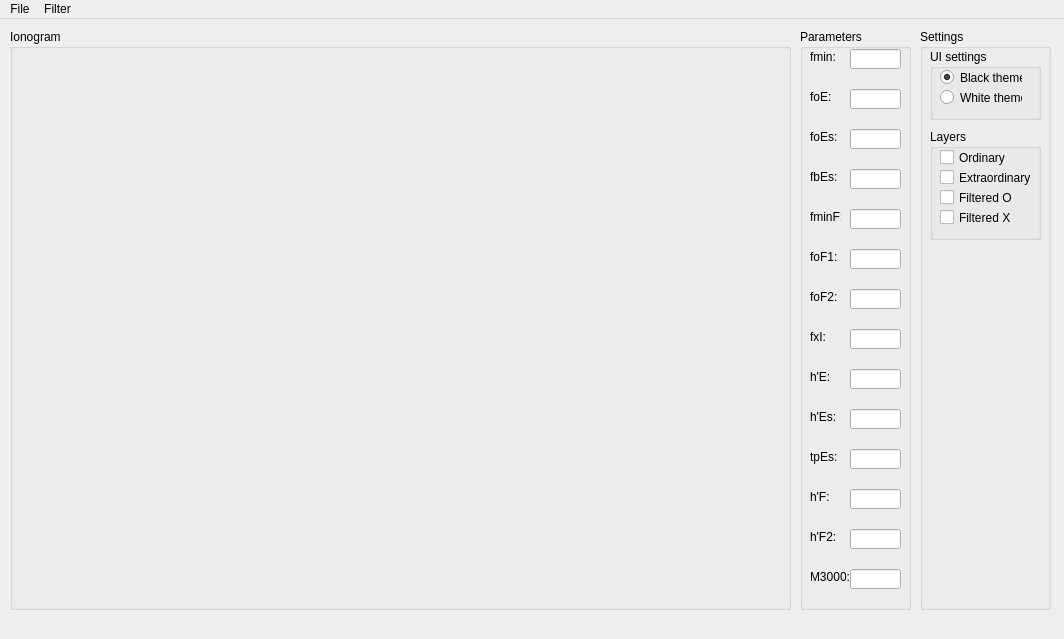
<?xml version="1.0" encoding="UTF-8"?>
<ui version="4.0">
 <class>MainWindow</class>
 <widget class="QMainWindow" name="MainWindow">
  <property name="geometry">
   <rect>
    <x>0</x>
    <y>0</y>
    <width>1064</width>
    <height>639</height>
   </rect>
  </property>
  <property name="windowTitle">
   <string>Ionogram Processing</string>
  </property>
  <widget class="QWidget" name="centralWidget">
   <widget class="QGroupBox" name="groupBox">
    <property name="geometry">
     <rect>
      <x>10</x>
      <y>10</y>
      <width>781</width>
      <height>581</height>
     </rect>
    </property>
    <property name="title">
     <string>Ionogram</string>
    </property>
    <widget class="QCustomPlot" name="widget" native="true">
     <property name="geometry">
      <rect>
       <x>10</x>
       <y>20</y>
       <width>751</width>
       <height>551</height>
      </rect>
     </property>
    </widget>
   </widget>
   <widget class="QGroupBox" name="groupBox_settings">
    <property name="enabled">
     <bool>true</bool>
    </property>
    <property name="geometry">
     <rect>
      <x>920</x>
      <y>10</y>
      <width>131</width>
      <height>581</height>
     </rect>
    </property>
    <property name="title">
     <string>Settings</string>
    </property>
    <widget class="QGroupBox" name="groupBox_layers">
     <property name="enabled">
      <bool>true</bool>
     </property>
     <property name="geometry">
      <rect>
       <x>10</x>
       <y>100</y>
       <width>111</width>
       <height>111</height>
      </rect>
     </property>
     <property name="title">
      <string>Layers</string>
     </property>
     <widget class="QCheckBox" name="checkBox_ordinary">
      <property name="geometry">
       <rect>
        <x>10</x>
        <y>20</y>
        <width>81</width>
        <height>17</height>
       </rect>
      </property>
      <property name="text">
       <string>Ordinary</string>
      </property>
     </widget>
     <widget class="QCheckBox" name="checkBox_extraordinary">
      <property name="geometry">
       <rect>
        <x>10</x>
        <y>40</y>
        <width>91</width>
        <height>17</height>
       </rect>
      </property>
      <property name="text">
       <string>Extraordinary</string>
      </property>
     </widget>
     <widget class="QCheckBox" name="checkBox_labeledOrdinary">
      <property name="geometry">
       <rect>
        <x>10</x>
        <y>60</y>
        <width>81</width>
        <height>17</height>
       </rect>
      </property>
      <property name="text">
       <string>Filtered O</string>
      </property>
     </widget>
     <widget class="QCheckBox" name="checkBox_labeledExtraordinary">
      <property name="geometry">
       <rect>
        <x>10</x>
        <y>80</y>
        <width>81</width>
        <height>17</height>
       </rect>
      </property>
      <property name="text">
       <string>Filtered X</string>
      </property>
     </widget>
    </widget>
    <widget class="QGroupBox" name="groupBox_UIsettings">
     <property name="geometry">
      <rect>
       <x>10</x>
       <y>20</y>
       <width>111</width>
       <height>71</height>
      </rect>
     </property>
     <property name="title">
      <string>UI settings</string>
     </property>
     <widget class="QRadioButton" name="radioButton_whiteTheme">
      <property name="enabled">
       <bool>true</bool>
      </property>
      <property name="geometry">
       <rect>
        <x>10</x>
        <y>40</y>
        <width>82</width>
        <height>17</height>
       </rect>
      </property>
      <property name="text">
       <string>White theme</string>
      </property>
      <property name="checked">
       <bool>false</bool>
      </property>
     </widget>
     <widget class="QRadioButton" name="radioButton_blackTheme">
      <property name="geometry">
       <rect>
        <x>10</x>
        <y>20</y>
        <width>82</width>
        <height>17</height>
       </rect>
      </property>
      <property name="text">
       <string>Black theme</string>
      </property>
      <property name="checked">
       <bool>true</bool>
      </property>
     </widget>
     <zorder>radioButton_whiteTheme</zorder>
     <zorder>radioButton_blackTheme</zorder>
     <zorder>groupBox_parameters</zorder>
    </widget>
   </widget>
   <widget class="QGroupBox" name="groupBox_parameters">
    <property name="geometry">
     <rect>
      <x>800</x>
      <y>10</y>
      <width>111</width>
      <height>581</height>
     </rect>
    </property>
    <property name="title">
     <string>Parameters</string>
    </property>
    <widget class="QLabel" name="label">
     <property name="geometry">
      <rect>
       <x>10</x>
       <y>20</y>
       <width>31</width>
       <height>16</height>
      </rect>
     </property>
     <property name="text">
      <string>fmin:</string>
     </property>
    </widget>
    <widget class="QLineEdit" name="lineEdit_fmin">
     <property name="geometry">
      <rect>
       <x>50</x>
       <y>20</y>
       <width>51</width>
       <height>20</height>
      </rect>
     </property>
     <property name="readOnly">
      <bool>true</bool>
     </property>
    </widget>
    <widget class="QLabel" name="label_2">
     <property name="geometry">
      <rect>
       <x>10</x>
       <y>60</y>
       <width>31</width>
       <height>16</height>
      </rect>
     </property>
     <property name="text">
      <string>foE:</string>
     </property>
    </widget>
    <widget class="QLineEdit" name="lineEdit_foe">
     <property name="geometry">
      <rect>
       <x>50</x>
       <y>60</y>
       <width>51</width>
       <height>20</height>
      </rect>
     </property>
     <property name="readOnly">
      <bool>true</bool>
     </property>
    </widget>
    <widget class="QLineEdit" name="lineEdit_foes">
     <property name="geometry">
      <rect>
       <x>50</x>
       <y>100</y>
       <width>51</width>
       <height>20</height>
      </rect>
     </property>
     <property name="readOnly">
      <bool>true</bool>
     </property>
    </widget>
    <widget class="QLabel" name="label_3">
     <property name="geometry">
      <rect>
       <x>10</x>
       <y>100</y>
       <width>31</width>
       <height>16</height>
      </rect>
     </property>
     <property name="text">
      <string>foEs:</string>
     </property>
    </widget>
    <widget class="QLabel" name="label_4">
     <property name="geometry">
      <rect>
       <x>10</x>
       <y>140</y>
       <width>31</width>
       <height>16</height>
      </rect>
     </property>
     <property name="text">
      <string>fbEs:</string>
     </property>
    </widget>
    <widget class="QLineEdit" name="lineEdit_fbes">
     <property name="geometry">
      <rect>
       <x>50</x>
       <y>140</y>
       <width>51</width>
       <height>20</height>
      </rect>
     </property>
     <property name="autoFillBackground">
      <bool>false</bool>
     </property>
     <property name="readOnly">
      <bool>true</bool>
     </property>
    </widget>
    <widget class="QLabel" name="label_5">
     <property name="geometry">
      <rect>
       <x>10</x>
       <y>180</y>
       <width>31</width>
       <height>16</height>
      </rect>
     </property>
     <property name="text">
      <string>fminF:</string>
     </property>
    </widget>
    <widget class="QLineEdit" name="lineEdit_fminf">
     <property name="geometry">
      <rect>
       <x>50</x>
       <y>180</y>
       <width>51</width>
       <height>20</height>
      </rect>
     </property>
     <property name="readOnly">
      <bool>true</bool>
     </property>
    </widget>
    <widget class="QLineEdit" name="lineEdit_fof1">
     <property name="geometry">
      <rect>
       <x>50</x>
       <y>220</y>
       <width>51</width>
       <height>20</height>
      </rect>
     </property>
     <property name="readOnly">
      <bool>true</bool>
     </property>
    </widget>
    <widget class="QLineEdit" name="lineEdit_fof2">
     <property name="geometry">
      <rect>
       <x>50</x>
       <y>260</y>
       <width>51</width>
       <height>20</height>
      </rect>
     </property>
     <property name="readOnly">
      <bool>true</bool>
     </property>
    </widget>
    <widget class="QLineEdit" name="lineEdit_fxi">
     <property name="geometry">
      <rect>
       <x>50</x>
       <y>300</y>
       <width>51</width>
       <height>20</height>
      </rect>
     </property>
     <property name="readOnly">
      <bool>true</bool>
     </property>
    </widget>
    <widget class="QLineEdit" name="lineEdit_he">
     <property name="geometry">
      <rect>
       <x>50</x>
       <y>340</y>
       <width>51</width>
       <height>20</height>
      </rect>
     </property>
     <property name="readOnly">
      <bool>true</bool>
     </property>
    </widget>
    <widget class="QLineEdit" name="lineEdit_hes">
     <property name="geometry">
      <rect>
       <x>50</x>
       <y>380</y>
       <width>51</width>
       <height>20</height>
      </rect>
     </property>
     <property name="readOnly">
      <bool>true</bool>
     </property>
    </widget>
    <widget class="QLineEdit" name="lineEdit_tpes">
     <property name="geometry">
      <rect>
       <x>50</x>
       <y>420</y>
       <width>51</width>
       <height>20</height>
      </rect>
     </property>
     <property name="readOnly">
      <bool>true</bool>
     </property>
    </widget>
    <widget class="QLabel" name="label_6">
     <property name="geometry">
      <rect>
       <x>10</x>
       <y>220</y>
       <width>31</width>
       <height>16</height>
      </rect>
     </property>
     <property name="text">
      <string>foF1:</string>
     </property>
    </widget>
    <widget class="QLabel" name="label_7">
     <property name="geometry">
      <rect>
       <x>10</x>
       <y>260</y>
       <width>31</width>
       <height>16</height>
      </rect>
     </property>
     <property name="text">
      <string>foF2:</string>
     </property>
    </widget>
    <widget class="QLabel" name="label_8">
     <property name="geometry">
      <rect>
       <x>10</x>
       <y>300</y>
       <width>21</width>
       <height>16</height>
      </rect>
     </property>
     <property name="text">
      <string>fxI:</string>
     </property>
    </widget>
    <widget class="QLabel" name="label_9">
     <property name="geometry">
      <rect>
       <x>10</x>
       <y>340</y>
       <width>21</width>
       <height>16</height>
      </rect>
     </property>
     <property name="text">
      <string>h'E:</string>
     </property>
    </widget>
    <widget class="QLabel" name="label_10">
     <property name="geometry">
      <rect>
       <x>10</x>
       <y>380</y>
       <width>31</width>
       <height>16</height>
      </rect>
     </property>
     <property name="text">
      <string>h'Es:</string>
     </property>
    </widget>
    <widget class="QLabel" name="label_11">
     <property name="geometry">
      <rect>
       <x>10</x>
       <y>420</y>
       <width>31</width>
       <height>16</height>
      </rect>
     </property>
     <property name="text">
      <string>tpEs:</string>
     </property>
    </widget>
    <widget class="QLineEdit" name="lineEdit_hf">
     <property name="geometry">
      <rect>
       <x>50</x>
       <y>460</y>
       <width>51</width>
       <height>20</height>
      </rect>
     </property>
     <property name="readOnly">
      <bool>true</bool>
     </property>
    </widget>
    <widget class="QLabel" name="label_12">
     <property name="geometry">
      <rect>
       <x>10</x>
       <y>460</y>
       <width>21</width>
       <height>16</height>
      </rect>
     </property>
     <property name="text">
      <string>h'F:</string>
     </property>
    </widget>
    <widget class="QLabel" name="label_13">
     <property name="geometry">
      <rect>
       <x>10</x>
       <y>500</y>
       <width>31</width>
       <height>16</height>
      </rect>
     </property>
     <property name="text">
      <string>h'F2:</string>
     </property>
    </widget>
    <widget class="QLineEdit" name="lineEdit_hf2">
     <property name="geometry">
      <rect>
       <x>50</x>
       <y>500</y>
       <width>51</width>
       <height>20</height>
      </rect>
     </property>
     <property name="readOnly">
      <bool>true</bool>
     </property>
    </widget>
    <widget class="QLabel" name="label_14">
     <property name="geometry">
      <rect>
       <x>10</x>
       <y>540</y>
       <width>41</width>
       <height>16</height>
      </rect>
     </property>
     <property name="text">
      <string>M3000:</string>
     </property>
    </widget>
    <widget class="QLineEdit" name="lineEdit_m3000">
     <property name="geometry">
      <rect>
       <x>50</x>
       <y>540</y>
       <width>51</width>
       <height>20</height>
      </rect>
     </property>
     <property name="readOnly">
      <bool>true</bool>
     </property>
    </widget>
   </widget>
  </widget>
  <widget class="QMenuBar" name="menuBar">
   <property name="geometry">
    <rect>
     <x>0</x>
     <y>0</y>
     <width>1064</width>
     <height>21</height>
    </rect>
   </property>
   <widget class="QMenu" name="menuFile">
    <property name="title">
     <string>File</string>
    </property>
    <addaction name="actionOpen_Ionogram"/>
    <addaction name="separator"/>
    <addaction name="actionExit"/>
   </widget>
   <widget class="QMenu" name="menuOptions">
    <property name="title">
     <string>Filter</string>
    </property>
    <addaction name="actionHeight_range_filter"/>
    <addaction name="actionFrequency_range_filter"/>
    <addaction name="separator"/>
    <addaction name="actionCCL_filtering"/>
   </widget>
   <addaction name="menuFile"/>
   <addaction name="menuOptions"/>
  </widget>
  <action name="actionOpen_Ionogram">
   <property name="text">
    <string>Open Ionogram</string>
   </property>
  </action>
  <action name="actionCCL_filtering">
   <property name="text">
    <string>CCL filtering</string>
   </property>
  </action>
  <action name="actionHeight_range_filter">
   <property name="text">
    <string>Height range filter</string>
   </property>
  </action>
  <action name="actionFrequency_range_filter">
   <property name="text">
    <string>Frequency range filter</string>
   </property>
  </action>
  <action name="actionExit">
   <property name="text">
    <string>Exit</string>
   </property>
  </action>
 </widget>
 <layoutdefault spacing="6" margin="11"/>
 <customwidgets>
  <customwidget>
   <class>QCustomPlot</class>
   <extends>QWidget</extends>
   <header>qcustomplot.h</header>
   <container>1</container>
  </customwidget>
 </customwidgets>
 <resources/>
 <connections/>
</ui>
